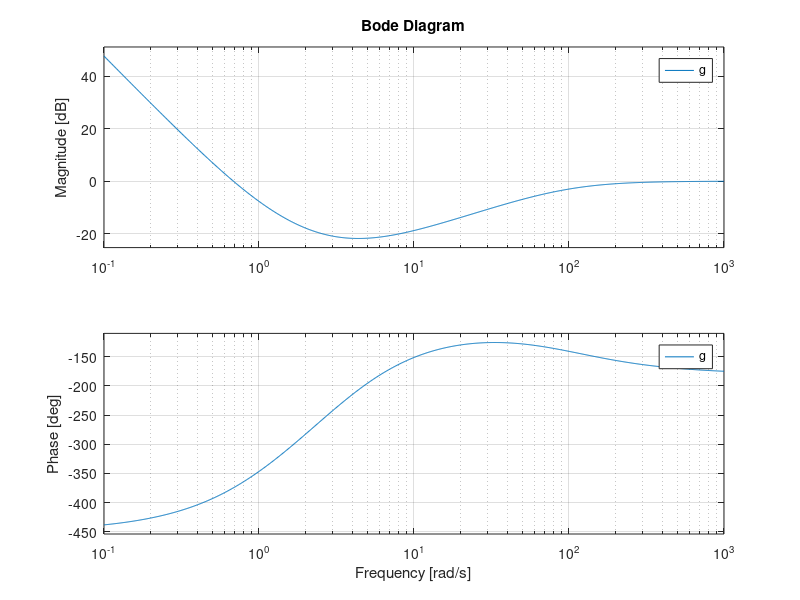
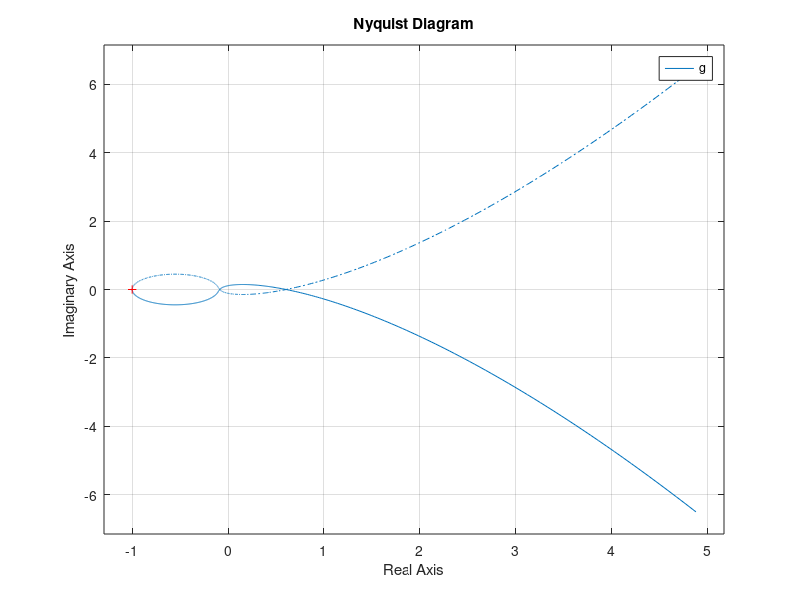
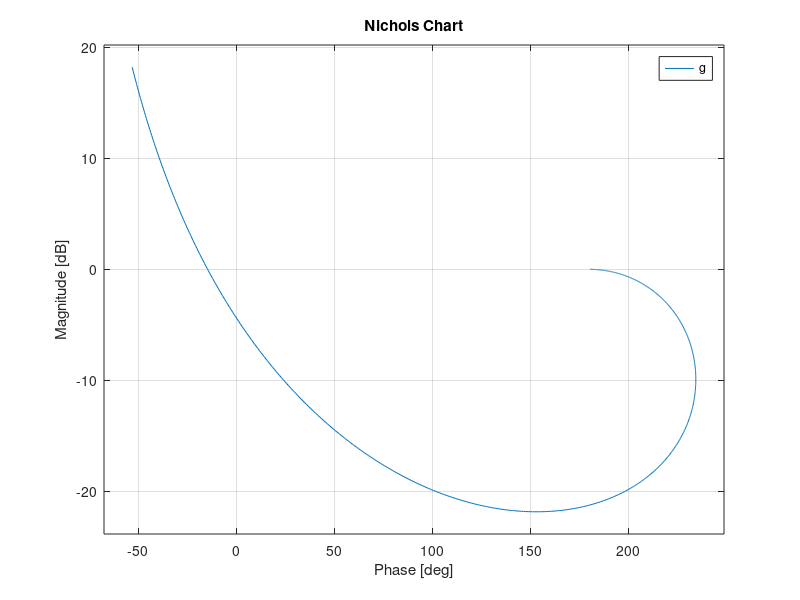

These figures' MATLAB source, in order:
clear all; close all; clc;

%% q4
s=zpk('s');
g= (-(s + 1)*(s + 2)*(s + 3)*(s + 4))/(s^3*(s + 100))
figure
bode(g)
grid on;
figure
nyquist(g)
grid on;
figure
nichols(g)
grid on;
hold on;
%%